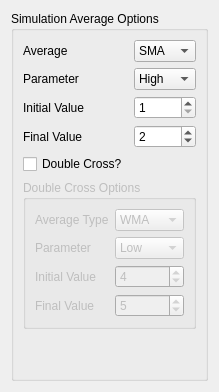
         <widget class="QWidget" name="simulationAverageTab">
          <attribute name="title">
           <string>Average</string>
          </attribute>
          <layout class="QGridLayout" name="gridLayout_24">
           <item row="0" column="0">
            <widget class="QGroupBox" name="simulationAverageOptions">
             <property name="sizePolicy">
              <sizepolicy hsizetype="Preferred" vsizetype="Preferred">
               <horstretch>0</horstretch>
               <verstretch>0</verstretch>
              </sizepolicy>
             </property>
             <property name="title">
              <string>Simulation Average Options</string>
             </property>
             <layout class="QGridLayout" name="gridLayout_25">
              <item row="5" column="0" colspan="3">
               <widget class="QGroupBox" name="simulationDoubleCrossGroupBox">
                <property name="enabled">
                 <bool>false</bool>
                </property>
                <property name="sizePolicy">
                 <sizepolicy hsizetype="Preferred" vsizetype="Fixed">
                  <horstretch>0</horstretch>
                  <verstretch>0</verstretch>
                 </sizepolicy>
                </property>
                <property name="title">
                 <string>Double Cross Options</string>
                </property>
                <layout class="QGridLayout" name="gridLayout_26">
                 <item row="1" column="0">
                  <widget class="QLabel" name="simulationDoubleParameterLabel">
                   <property name="text">
                    <string>Parameter</string>
                   </property>
                  </widget>
                 </item>
                 <item row="0" column="1" colspan="2">
                  <widget class="QComboBox" name="simulationDoubleAverageComboBox">
                   <property name="sizePolicy">
                    <sizepolicy hsizetype="Preferred" vsizetype="Fixed">
                     <horstretch>0</horstretch>
                     <verstretch>0</verstretch>
                    </sizepolicy>
                   </property>
                   <item>
                    <property name="text">
                     <string>WMA</string>
                    </property>
                   </item>
                   <item>
                    <property name="text">
                     <string>SMA</string>
                    </property>
                   </item>
                   <item>
                    <property name="text">
                     <string>EMA</string>
                    </property>
                   </item>
                  </widget>
                 </item>
                 <item row="1" column="1" colspan="2">
                  <widget class="QComboBox" name="simulationDoubleParameterComboBox">
                   <property name="sizePolicy">
                    <sizepolicy hsizetype="Preferred" vsizetype="Fixed">
                     <horstretch>0</horstretch>
                     <verstretch>0</verstretch>
                    </sizepolicy>
                   </property>
                   <item>
                    <property name="text">
                     <string>Low</string>
                    </property>
                   </item>
                   <item>
                    <property name="text">
                     <string>High</string>
                    </property>
                   </item>
                   <item>
                    <property name="text">
                     <string>Open</string>
                    </property>
                   </item>
                   <item>
                    <property name="text">
                     <string>Close</string>
                    </property>
                   </item>
                  </widget>
                 </item>
                 <item row="4" column="0">
                  <widget class="QLabel" name="simulationDoubleFinalValueLabel">
                   <property name="text">
                    <string>Final Value</string>
                   </property>
                  </widget>
                 </item>
                 <item row="0" column="0">
                  <widget class="QLabel" name="simulationAverageTypeDoubleLabel">
                   <property name="text">
                    <string>Average Type</string>
                   </property>
                  </widget>
                 </item>
                 <item row="2" column="0">
                  <widget class="QLabel" name="simulationDoubleInitialValueLabel">
                   <property name="text">
                    <string>Initial Value</string>
                   </property>
                  </widget>
                 </item>
                 <item row="4" column="1" colspan="2">
                  <widget class="QSpinBox" name="simulationDoubleFinalValueSpinBox">
                   <property name="sizePolicy">
                    <sizepolicy hsizetype="Preferred" vsizetype="Fixed">
                     <horstretch>0</horstretch>
                     <verstretch>0</verstretch>
                    </sizepolicy>
                   </property>
                   <property name="minimum">
                    <number>1</number>
                   </property>
                   <property name="maximum">
                    <number>500</number>
                   </property>
                   <property name="value">
                    <number>5</number>
                   </property>
                  </widget>
                 </item>
                 <item row="2" column="1" colspan="2">
                  <widget class="QSpinBox" name="simulationDoubleInitialValueSpinBox">
                   <property name="sizePolicy">
                    <sizepolicy hsizetype="Preferred" vsizetype="Fixed">
                     <horstretch>0</horstretch>
                     <verstretch>0</verstretch>
                    </sizepolicy>
                   </property>
                   <property name="minimum">
                    <number>1</number>
                   </property>
                   <property name="maximum">
                    <number>500</number>
                   </property>
                   <property name="value">
                    <number>4</number>
                   </property>
                  </widget>
                 </item>
                </layout>
               </widget>
              </item>
              <item row="0" column="1" colspan="2">
               <widget class="QComboBox" name="simulationAverageTypeComboBox">
                <property name="sizePolicy">
                 <sizepolicy hsizetype="Preferred" vsizetype="Fixed">
                  <horstretch>0</horstretch>
                  <verstretch>0</verstretch>
                 </sizepolicy>
                </property>
                <property name="toolTip">
                 <string>Average type to use for bot trading</string>
                </property>
                <property name="duplicatesEnabled">
                 <bool>false</bool>
                </property>
                <item>
                 <property name="text">
                  <string>SMA</string>
                 </property>
                </item>
                <item>
                 <property name="text">
                  <string>EMA</string>
                 </property>
                </item>
                <item>
                 <property name="text">
                  <string>WMA</string>
                 </property>
                </item>
               </widget>
              </item>
              <item row="1" column="1" colspan="2">
               <widget class="QComboBox" name="simulationParameterComboBox">
                <property name="sizePolicy">
                 <sizepolicy hsizetype="Preferred" vsizetype="Fixed">
                  <horstretch>0</horstretch>
                  <verstretch>0</verstretch>
                 </sizepolicy>
                </property>
                <property name="toolTip">
                 <string>Parameter to use for bot trading</string>
                </property>
                <item>
                 <property name="text">
                  <string>High</string>
                 </property>
                </item>
                <item>
                 <property name="text">
                  <string>Low</string>
                 </property>
                </item>
                <item>
                 <property name="text">
                  <string>Open</string>
                 </property>
                </item>
                <item>
                 <property name="text">
                  <string>Close</string>
                 </property>
                </item>
               </widget>
              </item>
              <item row="2" column="1" colspan="2">
               <widget class="QSpinBox" name="simulationInitialValueSpinBox">
                <property name="sizePolicy">
                 <sizepolicy hsizetype="Preferred" vsizetype="Fixed">
                  <horstretch>0</horstretch>
                  <verstretch>0</verstretch>
                 </sizepolicy>
                </property>
                <property name="toolTip">
                 <string>Initial value for average. For instance, SMA(1) would be 1.</string>
                </property>
                <property name="minimum">
                 <number>1</number>
                </property>
                <property name="maximum">
                 <number>500</number>
                </property>
               </widget>
              </item>
              <item row="3" column="1" colspan="2">
               <widget class="QSpinBox" name="simulationFinalValueSpinBox">
                <property name="sizePolicy">
                 <sizepolicy hsizetype="Preferred" vsizetype="Fixed">
                  <horstretch>0</horstretch>
                  <verstretch>0</verstretch>
                 </sizepolicy>
                </property>
                <property name="toolTip">
                 <string>Final value for average. For instance, SMA(1) would be 1.</string>
                </property>
                <property name="minimum">
                 <number>1</number>
                </property>
                <property name="maximum">
                 <number>500</number>
                </property>
                <property name="value">
                 <number>2</number>
                </property>
               </widget>
              </item>
              <item row="0" column="0">
               <widget class="QLabel" name="simulationAverageTypeLabel">
                <property name="sizePolicy">
                 <sizepolicy hsizetype="Fixed" vsizetype="Preferred">
                  <horstretch>0</horstretch>
                  <verstretch>0</verstretch>
                 </sizepolicy>
                </property>
                <property name="text">
                 <string>Average</string>
                </property>
               </widget>
              </item>
              <item row="3" column="0">
               <widget class="QLabel" name="simulationFinalValueLabel">
                <property name="sizePolicy">
                 <sizepolicy hsizetype="Fixed" vsizetype="Preferred">
                  <horstretch>0</horstretch>
                  <verstretch>0</verstretch>
                 </sizepolicy>
                </property>
                <property name="text">
                 <string>Final Value</string>
                </property>
               </widget>
              </item>
              <item row="2" column="0">
               <widget class="QLabel" name="simulationInitialValueLabel">
                <property name="sizePolicy">
                 <sizepolicy hsizetype="Fixed" vsizetype="Preferred">
                  <horstretch>0</horstretch>
                  <verstretch>0</verstretch>
                 </sizepolicy>
                </property>
                <property name="text">
                 <string>Initial Value</string>
                </property>
               </widget>
              </item>
              <item row="1" column="0">
               <widget class="QLabel" name="simulationParameterLabel">
                <property name="sizePolicy">
                 <sizepolicy hsizetype="Fixed" vsizetype="Preferred">
                  <horstretch>0</horstretch>
                  <verstretch>0</verstretch>
                 </sizepolicy>
                </property>
                <property name="text">
                 <string>Parameter</string>
                </property>
               </widget>
              </item>
              <item row="4" column="0">
               <widget class="QCheckBox" name="simulationDoubleCrossCheckMark">
                <property name="toolTip">
                 <string>Check this if you want to use a double cross</string>
                </property>
                <property name="text">
                 <string>Double Cross?</string>
                </property>
               </widget>
              </item>
              <item row="6" column="0">
               <spacer name="verticalSpacer_10">
                <property name="orientation">
                 <enum>Qt::Vertical</enum>
                </property>
                <property name="sizeHint" stdset="0">
                 <size>
                  <width>20</width>
                  <height>40</height>
                 </size>
                </property>
               </spacer>
              </item>
             </layout>
            </widget>
           </item>
          </layout>
         </widget>
